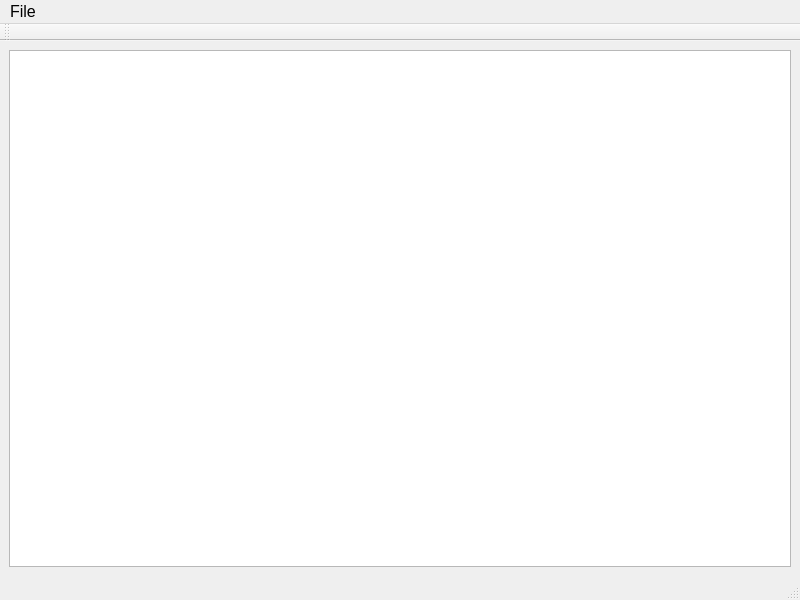
<?xml version="1.0" encoding="UTF-8"?>
<ui version="4.0">
 <class>MainWindow</class>
 <widget class="QMainWindow" name="MainWindow">
  <property name="geometry">
   <rect>
    <x>0</x>
    <y>0</y>
    <width>800</width>
    <height>600</height>
   </rect>
  </property>
  <property name="font">
   <font>
    <pointsize>12</pointsize>
   </font>
  </property>
  <property name="windowTitle">
   <string>MainWindow</string>
  </property>
  <widget class="QWidget" name="centralwidget">
   <layout class="QVBoxLayout" name="verticalLayout">
    <item>
     <widget class="QPlainTextEdit" name="editor"/>
    </item>
   </layout>
  </widget>
  <widget class="QMenuBar" name="menubar">
   <property name="geometry">
    <rect>
     <x>0</x>
     <y>0</y>
     <width>800</width>
     <height>22</height>
    </rect>
   </property>
   <widget class="QMenu" name="menuFile">
    <property name="title">
     <string>File</string>
    </property>
    <addaction name="new_file_action"/>
    <addaction name="actionOpen_file"/>
    <addaction name="actionSave"/>
    <addaction name="actionSave_as"/>
    <addaction name="actionPrint"/>
   </widget>
   <addaction name="menuFile"/>
  </widget>
  <widget class="QStatusBar" name="statusbar"/>
  <widget class="QToolBar" name="file_toolbar">
   <property name="windowTitle">
    <string>toolBar</string>
   </property>
   <property name="iconSize">
    <size>
     <width>14</width>
     <height>14</height>
    </size>
   </property>
   <attribute name="toolBarArea">
    <enum>TopToolBarArea</enum>
   </attribute>
   <attribute name="toolBarBreak">
    <bool>false</bool>
   </attribute>
  </widget>
  <action name="new_file_action">
   <property name="text">
    <string>New file</string>
   </property>
   <property name="toolTip">
    <string>Create new text file</string>
   </property>
   <property name="shortcut">
    <string>Ctrl+N</string>
   </property>
  </action>
  <action name="actionOpen_file">
   <property name="text">
    <string>Open file</string>
   </property>
  </action>
  <action name="actionSave">
   <property name="text">
    <string>Save</string>
   </property>
  </action>
  <action name="actionSave_as">
   <property name="text">
    <string>Save as...</string>
   </property>
  </action>
  <action name="actionPrint">
   <property name="text">
    <string>Print...</string>
   </property>
  </action>
 </widget>
 <resources/>
 <connections/>
</ui>
